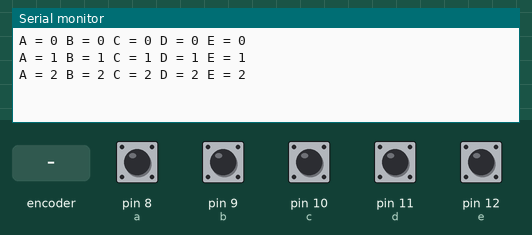
Simulated run of this sketch. Board: Arduino Uno, built with avr-gcc and run on an emulated ATmega328P. Parts: the last lines printed to the serial monitor. Inputs (shaded band) come from the test bench; at power-on: pin 8 (a), pin 9 (b), pin 10 (c), pin 11 (d), pin 12 (e) HIGH.

Above: at 2.8 s.
2.9 s: pin 10 (c) pulled LOW for 1.2 s
At 4.7 s:
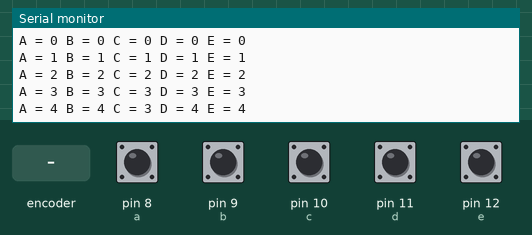
5.6 s: rotary encoder on pin 8 (a) / pin 9 (b) turned 3 steps (first pin leading)
At 7.5 s:
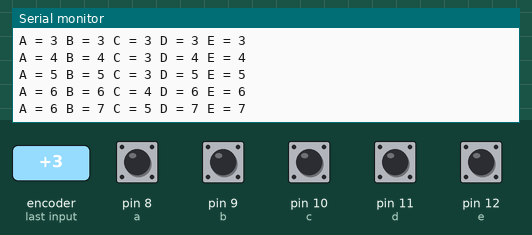
7.7 s: pin 11 (d) pulled LOW for 1.2 s
At 9.8 s:
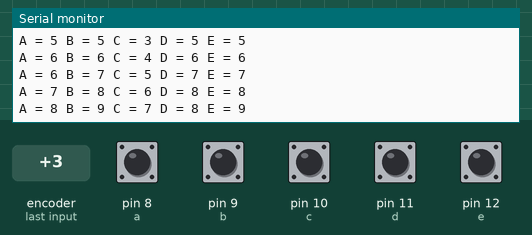
10.4 s: pin 12 (e) pulled LOW for 1.2 s
At 12.8 s:
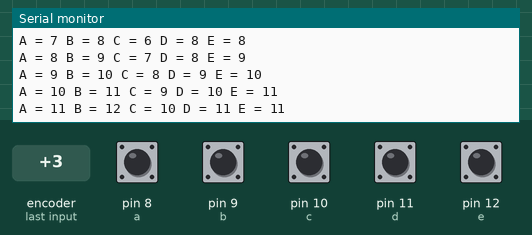
13.1 s: pin 10 (c) pulled LOW for 1.2 s
At 15.6 s:
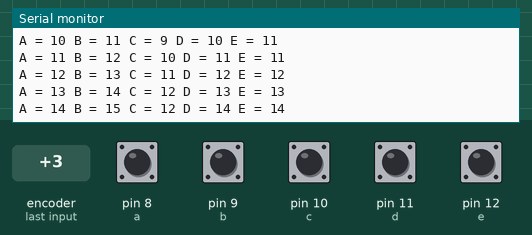
15.8 s: rotary encoder on pin 8 (a) / pin 9 (b) turned 3 steps (first pin leading)
At 17.4 s:
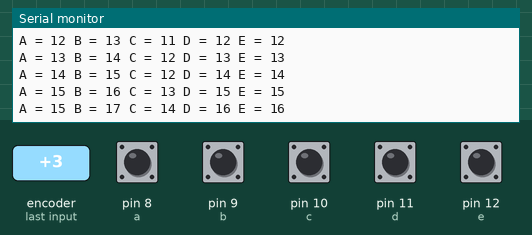
Timing chart, 0 to 18.9 s (numbered marks = the images above; inputs shaded):
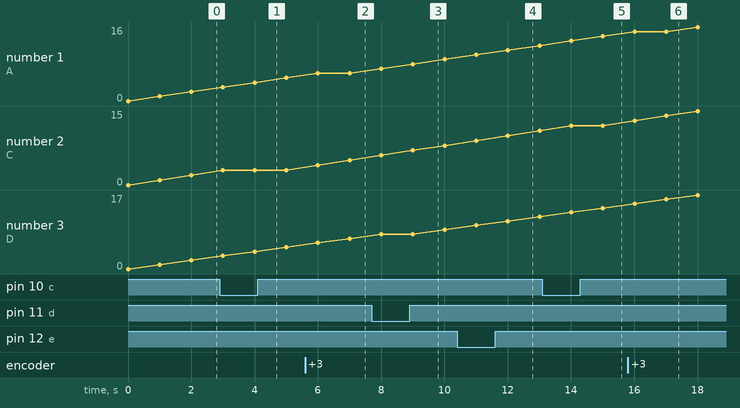

The sketch:

PushButton_Counter.ino
```cpp
const int a = 8;
const int b = 9;
const int c = 10;
const int d = 11;
const int e = 12;

int count_A = 0;
int count_B = 0;
int count_C = 0;
int count_D = 0;
int count_E = 0;

void setup()
{
  // put your setup code here, to run once:
  Serial.begin(9600);
  pinMode(a, INPUT_PULLUP);
  pinMode(b, INPUT_PULLUP);
  pinMode(c, INPUT_PULLUP);
  pinMode(d, INPUT_PULLUP);
  pinMode(e, INPUT_PULLUP);
}

void loop()
{
  // put your main code here, to run repeatedly:
  checkA();
  checkB();
  checkC();
  checkD();
  checkE();
  delay(1000);
}

void checkA()
{
  int A_state = digitalRead(a);
  Serial.print("A = ");
  Serial.print(count_A);
  if(A_state == HIGH)
  {
    count_A++;
  }
  else
  {

  }
}

void checkB()
{
  int B_state = digitalRead(b);
  Serial.print(" B = ");
  Serial.print(count_B);
  if(B_state == HIGH)
  {
    count_B++;
  }
  else
  {

  }
}

void checkC()
{
  int C_state = digitalRead(c);
  Serial.print(" C = ");
  Serial.print(count_C);
  if(C_state == HIGH)
  {
    count_C++;
  }
  else
  {

  }
}

void checkD()
{
  int D_state = digitalRead(d);
  Serial.print(" D = ");
  Serial.print(count_D);
  if(D_state == HIGH)
  {
    count_D++;
  }
  else
  {

  }
}

void checkE()
{
  int E_state = digitalRead(e);
  Serial.print(" E = ");
  Serial.println(count_E);
  if(E_state == HIGH)
  {
    count_E++;
  }
  else
  {

  }
}
```

Measured:
- after the input at 2.9 s, the serial monitor: prints a new line after 1.1 s (image 1)
- after the input at 5.6 s, the serial monitor: prints a new line after 1.4 s (image 2)
- after the input at 7.7 s, the serial monitor: prints a new line after 1.3 s (image 3)
- after the input at 10.4 s, the serial monitor: prints a new line after 1.6 s (image 4)
- after the input at 13.1 s, the serial monitor: prints a new line after 1.9 s (image 5)
- after the input at 15.8 s, the serial monitor: prints a new line after 1.2 s (image 6)
